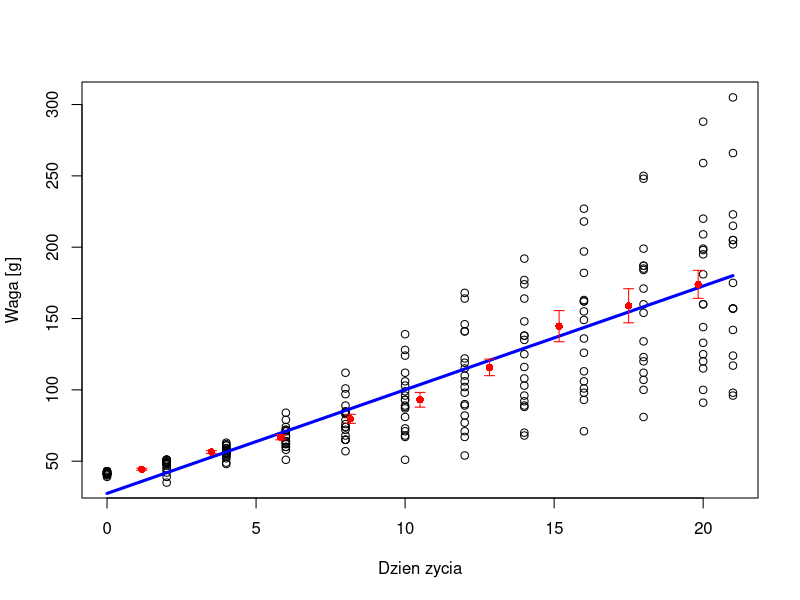

R code for this plot:
# Title     : Laboratorium3
# Objective : Zadanie3
# Created by: Maksymilian Odziemczyk
# Created on: 29.10.2020

library("fields")
library("Hmisc")
data("ChickWeight")

dane <- data.frame(ChickWeight[ChickWeight$Diet == 1,])
x <- dane$Time
y <- dane$weight
xy.sb <- stats.bin(dane$Time, dane$weight)
x.sb <- xy.sb$centers
N.sb <- xy.sb$stats[1,]
y.sb <- xy.sb$stats[2,]
e.sb <- xy.sb$stats[3,]
xy.lm <- lm(y.sb ~ x.sb)
a <- xy.lm$coefficients[2]
b <- xy.lm$coefficients[1]
plot(x, y, xlab = "Dzien zycia", ylab = "Waga [g]")
lines(x, a * x + b, col = "blue", lwd = 3)
errbar(x.sb, y.sb, y.sb + e.sb / sqrt(N.sb), y.sb - e.sb / sqrt(N.sb), add = TRUE, col = "red", errbar.col = "red")
saveFrame <- data.frame(x = x.sb, y = y.sb, std = e.sb)
write.table(format(saveFrame, digits = 3), "293654_ramka_danych.txt", quote = FALSE)
rm(list = ls())
